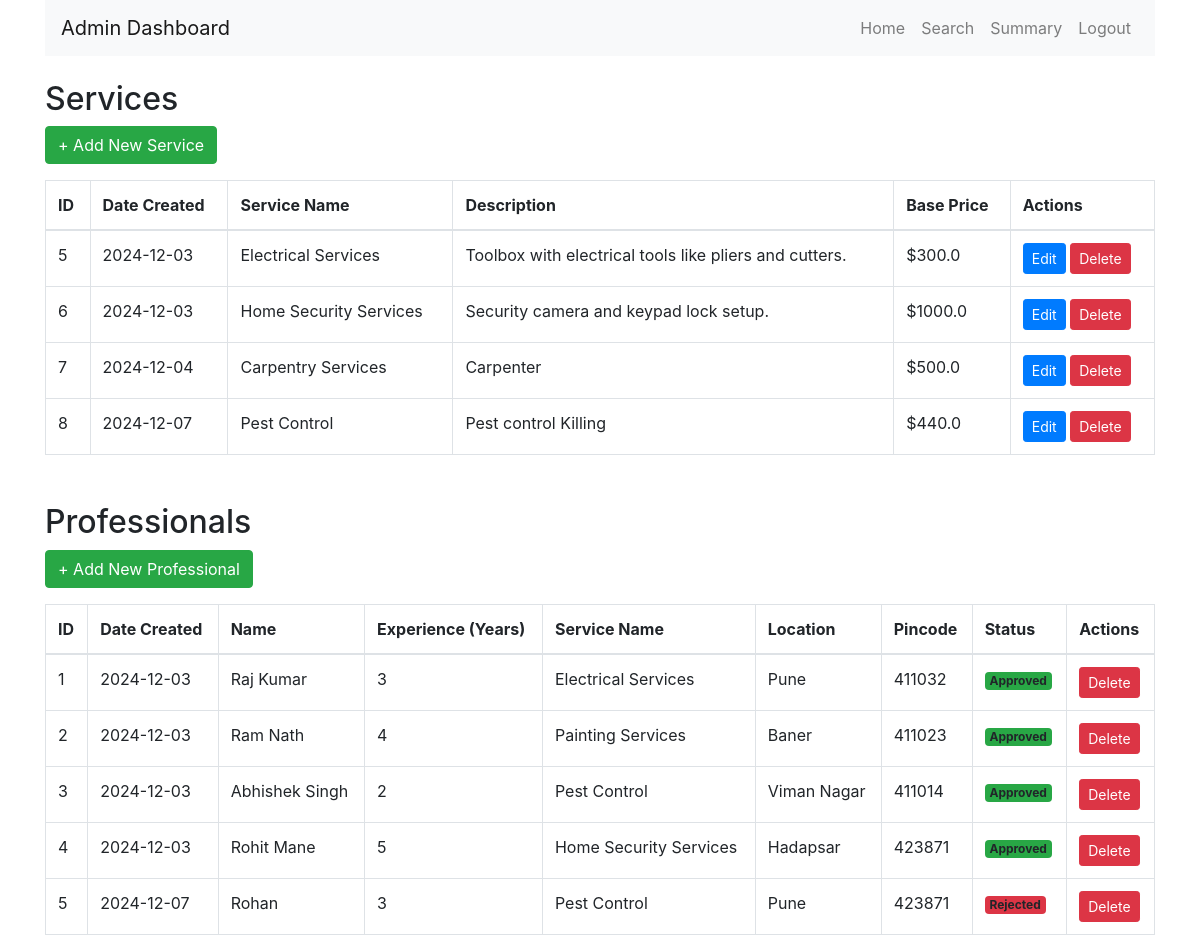
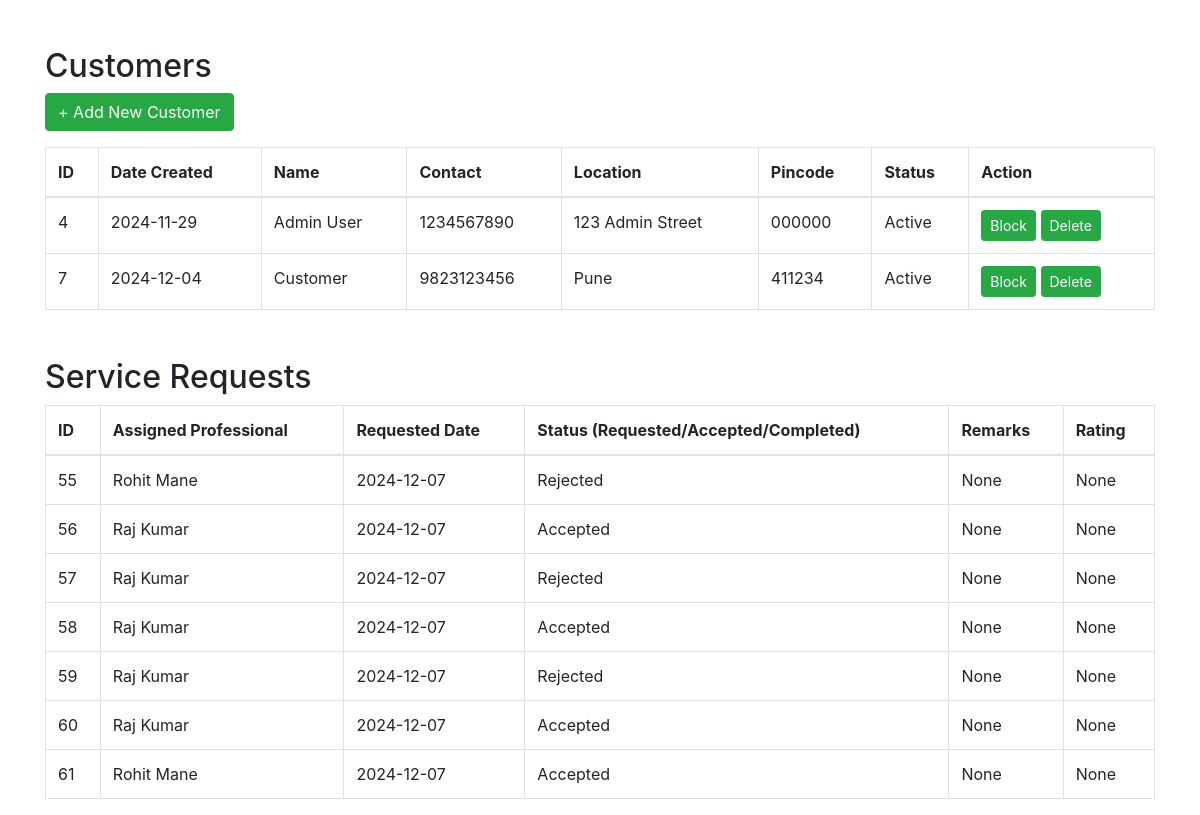
/admin, run on an earlier commit of the app's database (2 pictures, top to bottom).
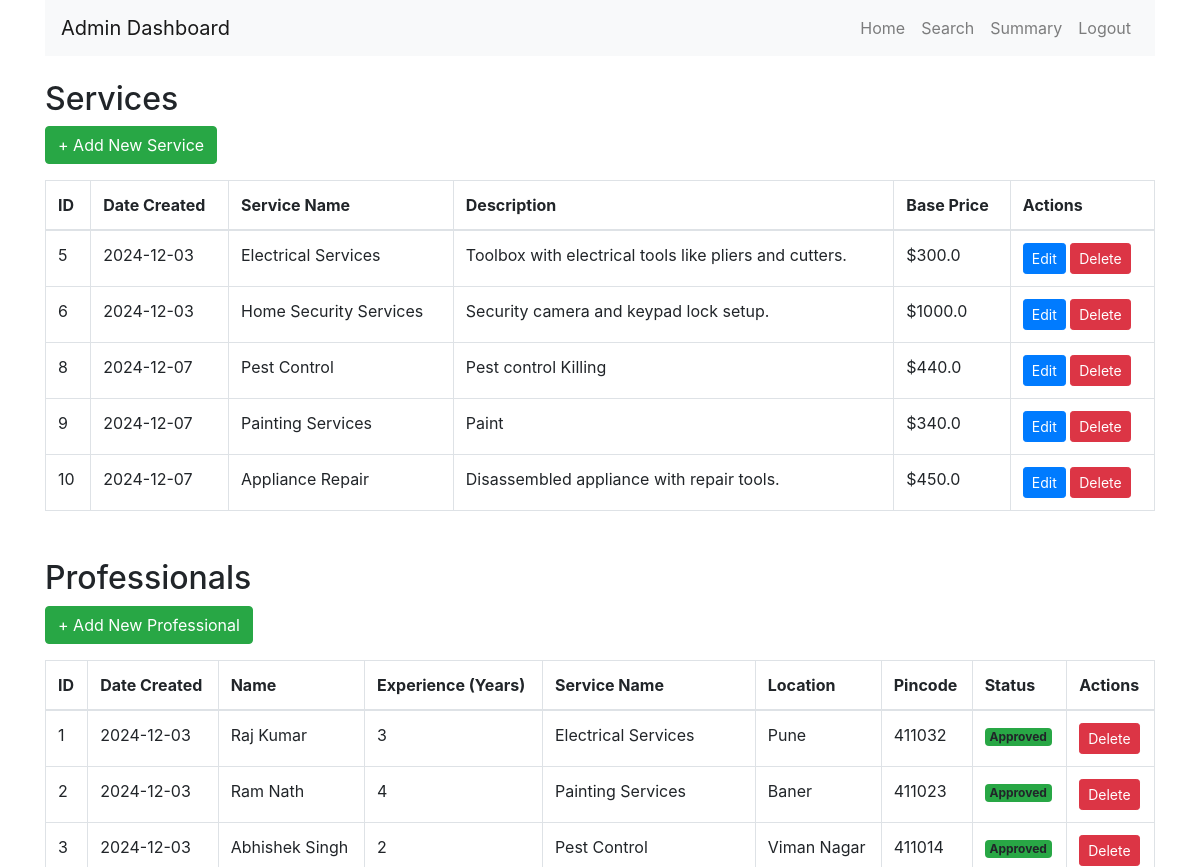
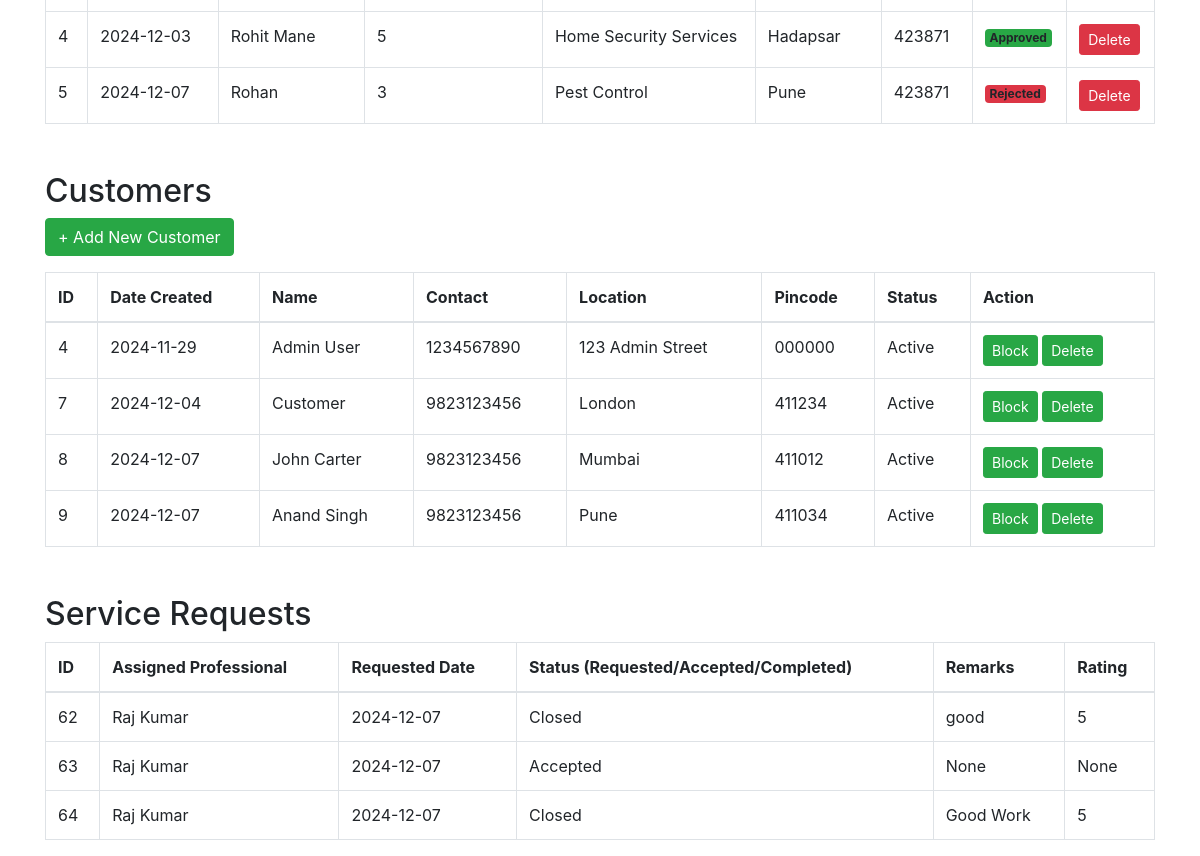
And on a later commit of the database (2 pictures, top to bottom).
### models.py (models this page shows, shortened)
class Service(db.Model):
    __tablename__ = 'service'
    service_id = db.Column(db.Integer, primary_key=True, autoincrement=True, nullable=False)
    user_id = db.Column(db.Integer, db.ForeignKey('users.user_id'), default=1, nullable=True)
    prof_id = db.Column(db.Integer, db.ForeignKey('service_professionals.prof_id'), default=1, nullable=True)
    name = db.Column(db.String(100), nullable=True)
    new_service_name = db.Column(db.String(100), nullable=True)
    description = db.Column(db.Text, nullable=True)
    base_price = db.Column(db.Float, nullable=False)
    date_created = db.Column(db.DateTime, default=datetime.utcnow)
    image = db.Column(db.String(255), nullable=True)

class ServiceProfessional(UserMixin, db.Model):
    __tablename__ = 'service_professionals'
    prof_id = db.Column(db.Integer, primary_key=True, autoincrement=True, nullable=False)  # Auto-increment primary key
    username = db.Column(db.String(255), unique=True, nullable=False)  # Unique username
    password = db.Column(db.String(200), nullable=False)  # Store hashed password
    prof_name = db.Column(db.String(250), nullable=False)  # Name of the professional
    service_type = db.Column(db.String(100), nullable=False)  # Type of service offered
    experience = db.Column(db.String(100), nullable=False)  # Years of experience
    address = db.Column(db.Text, nullable=False)  # Address
    contact = db.Column(db.String(15), nullable=False)  # Contact number
    pincode = db.Column(db.String(10), nullable=False)  # Pincode/ZIP code
    date_created = db.Column(db.DateTime, default=func.now(), nullable=False)  # Automatically set to current timestamp
    status = db.Column(db.Text, default=ProfessionalStatus.PENDING, nullable=False)  # Status stored as text
    role = db.Column(db.String(50), default='service_professional', nullable=False)
    service_requests = db.relationship('ServiceRequest', backref='service_professionals', lazy=True)

class User(UserMixin, db.Model):
    __tablename__ = 'users'
    user_id = db.Column(db.Integer, primary_key=True, autoincrement=True, nullable=False)
    username = db.Column(db.String(255), unique=True, nullable=False)
    password = db.Column(db.String(200), nullable=False)
    user_name = db.Column(db.String(250), nullable=False)
    address = db.Column(db.Text, nullable=False)
    contact = db.Column(db.String(15), nullable=False)
    date_created = db.Column(db.DateTime, default=func.now(), nullable=False)
    pincode = db.Column(db.String(10), nullable=False)
    status = db.Column(db.String(20), default='Active')  # Possible values: 'Active', 'Blocked'
    role = db.Column(db.String(50), nullable=False)

class ServiceRequest(db.Model):
    __tablename__ = 'service_requests'
    req_id = db.Column(db.Integer, primary_key=True, autoincrement=True, nullable=False)
    user_id = db.Column(db.Integer, db.ForeignKey('users.user_id'), nullable=True)
    service_id = db.Column(db.Integer, db.ForeignKey('service.service_id'), nullable=True)
    prof_id = db.Column(db.Integer, db.ForeignKey('service_professionals.prof_id'), nullable=True)
    status = db.Column(db.String(20), default='Requested', nullable=False)
    rating = db.Column(db.Integer)
    remarks = db.Column(db.String(255))
    requested_date = db.Column(db.DateTime, default=datetime.utcnow, nullable=False)
    close_date = db.Column(db.DateTime, default=datetime.utcnow, nullable=False)
    service = db.relationship('Service', backref='requests')
    professional = db.relationship('ServiceProfessional', backref='requests')

### admin_routes.py (the view)
@admin_bp.route('/admin')
def home():
    services = Service.query.all()
    professionals = ServiceProfessional.query.all()
    service_requests = ServiceRequest.query.all()
    customers = User.query.all()
    return render_template('admin_panel/admin_dashboard.html', services=services,
                           professionals=professionals, service_requests=service_requests, customers=customers)

### templates/admin_panel/admin_dashboard.html (shortened to what the changed rows need)
{% extends "admin_panel/base.html" %}
{% block content %}
<div class="container">
    <div class="mb-5">
        <h2>Services</h2>
        <table class="table table-bordered">
            <thead>
                <tr>
                    <th>ID</th>
                    <th>Date Created</th>
                    <th>Service Name</th>
                    <th>Description</th>
                    <th>Base Price</th>
                    <th>Actions</th>
                </tr>
            </thead>
            <tbody>
                {% for service in services %}
                <tr>
                    <td>{{ service.service_id }}</td>
                    <td>{{ service.date_created.strftime('%Y-%m-%d') }}</td>
                    <td>{{ service.name }}</td>
                    <td>{{ service.description }}</td>
                    <td>${{ service.base_price }}</td>
                    <td>
                        <a href="{{ url_for('admin.edit_service', service_id=service.service_id) }}" class="btn btn-primary btn-sm">Edit</a>
                        <a href="{{ url_for('admin.delete_service', service_id=service.service_id) }}" class="btn btn-danger btn-sm">Delete</a>
                    </td>
                </tr>
                {% endfor %}
            </tbody>
        </table>
    </div>
    <div class="mb-5">
        <h2>Professionals</h2>
        <table class="table table-bordered">
            <thead>
                <tr>
                    <th>ID</th>
                    <th>Date Created</th>
                    <th>Name</th>
                    <th>Experience (Years)</th>
                    <th>Service Name</th>
                    <th>Location</th>
                    <th>Pincode</th>
                    <th>Status</th>
                    <th>Actions</th>
                </tr>
            </thead>
            <tbody>
                {% for professional in professionals %}
                <tr>
                    <td>{{ professional.prof_id }}</td>
                    <td>{{ professional.date_created.strftime('%Y-%m-%d') if professional.date_created else 'N/A' }}</td>
                    <td>{{ professional.prof_name }}</td>
                    <td>{{ professional.experience or 'N/A' }}</td>
                    <td>{{ professional.service_type }}</td>
                    <td>{{ professional.address }}</td>
                    <td>{{ professional.pincode }}</td>
                    <td>
                        {% if professional.status == 'PENDING' %}
                            <span class="badge bg-warning">Pending</span>
                        {% elif professional.status == 'APPROVED' %}
                            <span class="badge bg-success">Approved</span>
                        {% elif professional.status == 'REJECTED' %}
                            <span class="badge bg-danger">Rejected</span>
                        {% endif %}
                    </td>
                    <td>
                        <a href="{{ url_for('admin.delete_professional', professional_id=professional.prof_id) }}" class="btn btn-danger btn-sm">Delete</a>
                    </td>
                </tr>
                {% endfor %}
            </tbody>
        </table>
    </div>
    <div class="mb-5">
        <h2>Customers</h2>
        <table class="table table-bordered">
            <thead>
                <tr>
                    <th>ID</th>
                    <th>Date Created</th>
                    <th>Name</th>
                    <th>Contact</th>
                    <th>Location</th>
                    <th>Pincode</th>
                    <th>Status</th>
                    <th>Action</th>
                </tr>
            </thead>
            <tbody>
                {% for customer in customers %}
                <tr>
                    <td>{{ customer.user_id }}</td>
                    <td>{{ customer.date_created.strftime('%Y-%m-%d') if customer.date_created else 'N/A' }}</td>
                    <td>{{ customer.user_name }}</td>
                    <td>{{ customer.contact }}</td>
                    <td>{{ customer.address }}</td>
                    <td>{{ customer.pincode }}</td>
                    <td>{{ customer.status }}</td>
                    <td>
                        {% if customer.status == 'Active' %}
                            <a href="{{ url_for('admin.block_customer', customer_id=customer.user_id) }}" class="btn btn-success btn-sm">Block</a>
                        {% else %}
                            <a href="{{ url_for('admin.unblock_customer', customer_id=customer.user_id) }}" class="btn btn-success btn-sm">Unblock</a>
                        {% endif %}
                        <a href="{{ url_for('admin.delete_customer', customer_id=customer.user_id) }}" class="btn btn-success btn-sm">Delete</a>
                    </td>
                </tr>
                {% endfor %}
            </tbody>
        </table>
    </div>
    <div>
        <h2>Service Requests</h2>
        <table class="table table-bordered">
            <thead>
                <tr>
                    <th>ID</th>
                    <th>Assigned Professional</th>
                    <th>Requested Date</th>
                    <th>Status (Requested/Accepted/Completed)</th>
                    <th>Remarks</th>
                    <th>Rating</th>
                </tr>
            </thead>
            <tbody>
                {% for request in service_requests %}
                <tr>
                    <td>{{ request.req_id }}</td>
                    <td>{{ request.service_professionals.prof_name }}</td>
                    <td>{{ request.requested_date.strftime('%Y-%m-%d') }}</td>
                    <td>{{ request.status }}</td>
                    <td>{{ request.remarks }}</td>
                    <td>{{ request.rating }}</td>
                </tr>
                {% endfor %}
            </tbody>
        </table>
    </div>
</div>
{% endblock %}

What changed in the data, as far as the page shows it:
removed Service: service_id "7", date_created "2024-12-04", name "Carpentry Services", description "Carpenter", base_price "500.0"
removed ServiceRequest: req_id "55", service_professionals.prof_name "Rohit Mane", requested_date "2024-12-07", status "Rejected", remarks "None", rating "None"
removed ServiceRequest: req_id "56", service_professionals.prof_name "Raj Kumar", requested_date "2024-12-07", status "Accepted", remarks "None", rating "None"
removed ServiceRequest: req_id "57", service_professionals.prof_name "Raj Kumar", requested_date "2024-12-07", status "Rejected", remarks "None", rating "None"
removed ServiceRequest: req_id "58", service_professionals.prof_name "Raj Kumar", requested_date "2024-12-07", status "Accepted", remarks "None", rating "None"
removed ServiceRequest: req_id "59", service_professionals.prof_name "Raj Kumar", requested_date "2024-12-07", status "Rejected", remarks "None", rating "None"
removed ServiceRequest: req_id "60", service_professionals.prof_name "Raj Kumar", requested_date "2024-12-07", status "Accepted", remarks "None", rating "None"
removed ServiceRequest: req_id "61", service_professionals.prof_name "Rohit Mane", requested_date "2024-12-07", status "Accepted", remarks "None", rating "None"
added Service: service_id "9", date_created "2024-12-07", name "Painting Services", description "Paint", base_price "340.0"
added Service: service_id "10", date_created "2024-12-07", name "Appliance Repair", description "Disassembled appliance with repair tools.", base_price "450.0"
changed User "Customer": address "Pune" → "London"
added User: user_id "8", date_created "2024-12-07", user_name "John Carter", contact "9823123456", address "Mumbai", pincode "411012", status "Active"
added User: user_id "9", date_created "2024-12-07", user_name "Anand Singh", contact "9823123456", address "Pune", pincode "411034", status "Active"
added ServiceRequest: req_id "62", service_professionals.prof_name "Raj Kumar", requested_date "2024-12-07", status "Closed", remarks "good", rating "5"
added ServiceRequest: req_id "63", service_professionals.prof_name "Raj Kumar", requested_date "2024-12-07", status "Accepted", remarks "None", rating "None"
added ServiceRequest: req_id "64", service_professionals.prof_name "Raj Kumar", requested_date "2024-12-07", status "Closed", remarks "Good Work", rating "5"
